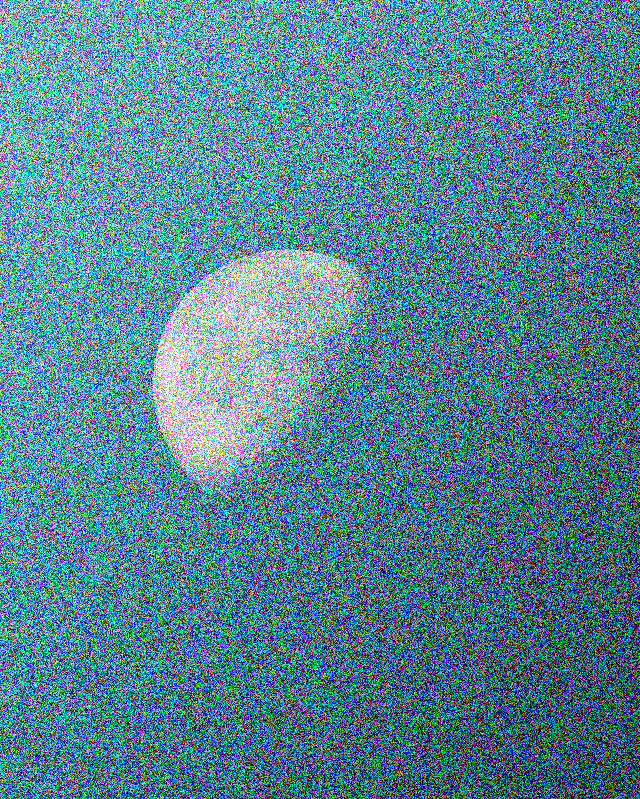
#> input picture SciPy/moon.png, 640 x 799 px
$ jupyter execute --allow-errors SciPy.ipynb
#> lines starting #> are read from the running program, lines starting #| are printed output that depends on the picture
Bitte gehen Sie sicher, dass das Notebook komplett durchläuft bevor Sie die Lösung einreichen!.
Wählen Sie dazu **Kernel -> Restart & Run All**

Füllen Sie alle Stellen aus, an denen Sie `Your Code HERE` oder "YOUR ANSWER HERE" finden. Schließlich tragen Sie Ihren Namen ein in der nächsten Zelle ein.

[cell 1]
NAME = "Florian Krax"

---

# Das SciPy Paket
Eine große Sammlung an verschiedensten Funktionalitäten. Die folgenden Übungen sollen ein wenig auf diese aufmerksam machen.

## Die Submodule
Im folgenden werden die einzelnen Module von SciPy geladen. Nutzbar sind sie dann z.B. mit:
```Python
integrate.quad()
```

[cell 2]
from scipy import integrate, optimize, interpolate, linalg, ndimage
import numpy as np
import matplotlib.pyplot as plt
from mpl_toolkits.mplot3d import Axes3D

NumPy wird verwendet um einfach Daten zu erzeugen. Mit der Matplotlib können die Ergebnisse dargestellt werden.

# Aufgabe 1 - Integration
Mit SciPy können zwei grundlegend verschiedene Arten von Integration verwendet werden. Die diskrete Integration und die Integration von Funktionen.

## a - Diskrete Integration
Oft sind nur diskrete Werte, z.B. bei der Messung von Versuchsreihen bekannt. Dafür werden die Funktionen
```Python
integrate.trapz()
integrate.cumtrapz()
integrate.simps()
integrate.romb()
```
verwendet. Nutzen Sie alle vier Funktionen für folgende Daten:

[cell 3]
x_points = np.linspace(0, 10, 10)
y_points = np.array([1.0, 0.1736, -0.9397, -0.5, 0.766, 0.766, -0.5, -0.9397, 0.1736, 1.0])

[cell 4]
# YOUR CODE HERE
trapz = integrate.trapz(x=x_points, y=y_points)
cumtrapz = integrate.cumtrapz(x=x_points, y=y_points)
simps = integrate.simps(y=y_points, x=x_points)
romb = integrate.romb(y=y_points[0:9], dx = float(10)/9)

[cell 5]
assert round(trapz, 5) == -0.00022
#> (the rest of this cell did not finish here and is left out)

Wie unterscheiden sich die Ergebnisse der verschiedenen Integrationsfunktionen, wann ist welche Funktion sinnvoll?

Verschiedenen Integrationverfahren
- Trapez/ "Composite" Trapez -> Annährung der Integration durch Flächeninhalten von Trapzen unterhalb der Funktion
- Simpson -> Annährung des Integrals durch eine Parabel
- Rombard Integration ???

## b - Integration von Funktionen
Ist eine Funktion bekannt, kann auch direkt über diese integriert werden. Dafür werden in der Regel die Funktionen
```Python
integrate.quad()
integrate.dblquad()
itegrate.tplquad()
```
verwendet, je nach Anwendungsfall. Lösen Sie nun folgende Gleichung:
$i = \int_0^1 \mathrm{d}y \int_0^y \mathrm{d}x x^2 \cdot y$

[cell 6]
# YOUR CODE HERE
f= lambda x,y: x**2 * y

i, err = integrate.dblquad(f, 0,1, lambda x:0, lambda x:x)

[cell 7]
assert round(i, 5) == round(1 / 15,5)

## Aufgabe 2 - Optimization
Das `optimize` Paket hat viele Anwendungsfälle, die Auffälligste ist `curve_fit`. Abgesehen davon gibt es jedoch viele weitere spannende Anwendungsfälle, die namensgebende Optimierung geht doch deutlich weiter als die Kurvenanpassung.

### Kurvenanpassung
Eine der wichtigesten Anwendungsfälle, das Fitten von Kurven an gegebene Daten. Es können beliebige Funktionen an beliebige Daten gefittet werden. Passen Sie die Funktion
$f(x) = a \cdot x^3 + b \cdot x + c \cdot \cos(d \cdot x)$
an die folgenden Daten an:

[cell 8]
x_points = np.linspace(-3, 3, 40)
y_points = [-12.561, -3.08, -5.288, -3.27, -3.005, -1.073, 0.076, -2.791, -0.578, -0.402, 4.889, -0.558,
            2.549, -0.645, 2.255, 0.747, 2.181, 5.982, 0.468, 5.099, -1.009, 3.045, 2.104, 1.116, -0.6,
            -2.166, -4.026, -5.148, -9.304, -10.621, -6.754, -3.028, -8.143, -2.574, -0.422, 2.701, 7.793,
            10.045, 7.882, 16.227]

[cell 9]
# YOUR CODE HERE
f = lambda x, a, b,c,d: a * x**3 + b * x + c * np.cos(d*x)

p, pcov = optimize.curve_fit(f, x_points, y_points)

p

Speichern Sie für den automatischen Test die Werte für `a, b, c, d` in die Variable `p` als
```Python
p = [a, b, c, d]
```

[cell 10]
p

Stellen Sie in einem Plot die Datenpunkte und den Fit dar.

[cell 11]
# YOUR CODE HERE
length = len(x_points)
a = np.full((length,), p[0])
b = np.full((length,), p[1])
c = np.full((length,), p[2])
d = np.full((length,), p[3])
value = f(x_points, a, b, c, d)

plt.plot(x_points, y_points, color='b', linestyle='None', marker='x')
plt.plot(x_points, value, color='b')
plt.show()
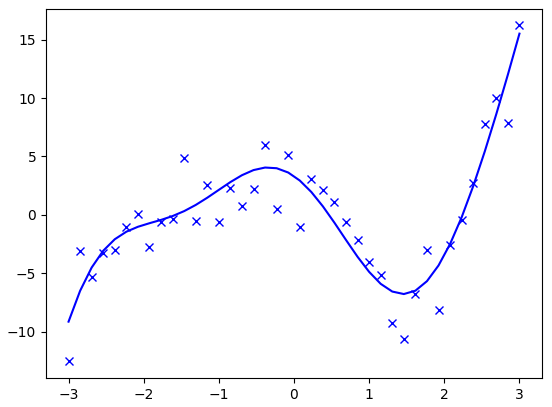
#> figure drawn by matplotlib, 1 panel; curve peaks at x = 3, y = 16.23; curve peaks at x = 3, y = 15.52

## Aufgabe 3 - Interpolation
Mit Interpolation wird es möglich Datensätze auf neue Punkte zu erweitern. Es gibt eine große Menge an Anwendungsmöglichkeiten, wobei aber auch immer auf die richtige Anwendung geachtet werden sollte.

### a - 1-D Interpolation
Im einfachsten Fall mit einer Dimension kann man sich die verschiednen Optionen betrachten. Berechnen Sie eine
* lineare
* quadratische
* kubische

Interpolation der folgenden Daten:

[cell 12]
x_points = np.linspace(-2, 2, 8)
y_points = np.array([0.38, 1.9481, 0.3256, -1.7719, -2.9082, -2.9266, -2.9498, -5.38])
x_plot = np.linspace(-2, 2, 200)

linear = interpolate.interp1d(x_points, y_points, kind='linear')
qadratic = interpolate.interp1d(x_points, y_points, kind='quadratic')
cubic = interpolate.interp1d(x_points, y_points, kind='cubic')

Stellen Sie alle 3 Interpolationsmöglichkeiten in einem Plot dar und nutzen Sie `x_plot` für die x-Werte des Graphen.

[cell 13]
# YOUR CODE HERE

plt.plot(x_plot, linear(x_plot), label = "Linear")
plt.plot(x_plot, qadratic(x_plot), label = "Quadratisch")
plt.plot(x_plot, cubic(x_plot), label = "Kubisch")
plt.plot(x_points, y_points, linestyle='None', color='black', marker='x')
plt.legend()
plt.show()
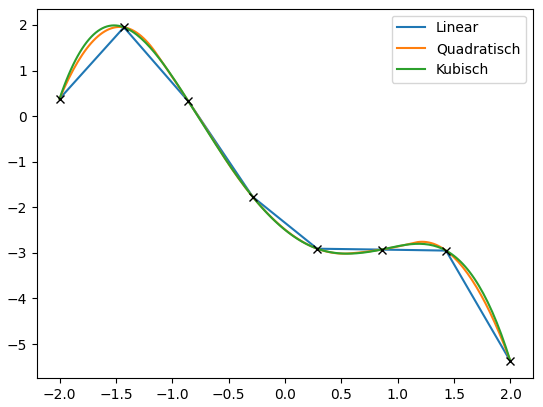
#> figure drawn by matplotlib, 1 panel; curve peaks at x = -1.44, y = 1.92; curve peaks at x = -1.46, y = 1.96; curve peaks at x = -1.52, y = 1.99

### b - 2-D Datensätze
Das ganz lässt sich auch problemlos in 2 Dimensionen verwenden. Hier können z.B. zusätzliche Punkte für die Bilddarstellung errechnet werden. Vor allem können aber Datensätze, die nicht auf einem Gitter basieren auf ein solches interpoliert werden.

[cell 14]
points = [[0.038, 1.707], [-0.469, -2.031], [-1.89, 0.23], [-3.05, -1.691], [2.835, -1.685], [3.697, 0.209],
          [4.643, 2.875], [-0.389, -2.988], [-1.159, -4.598], [-4.748, -2.183], [4.777, -2.988],
          [-2.313, -4.467], [-3.386, 0.968], [4.098, -0.859], [1.852, 1.741], [-1.279, -0.837],
          [2.018, -4.945], [0.974, -4.908], [1.951, -4.355], [3.558, -2.084], [-2.694, -3.296],
          [1.997, 0.255], [2.402, -1.528], [4.349, 3.802], [4.91, -2.103], [-1.709, 0.096], [-1.28, 1.357],
          [-1.639, 2.765], [-3.392, -4.457], [-2.028, 1.585], [-3.985, 0.135], [0.023, -0.524],
          [-0.033, 3.967], [-3.867, 0.223], [-3.986, -4.924], [-4.333, 1.617], [-0.558, -4.008],
          [-3.794, -4.278], [-3.315, 3.783], [2.153, 0.521], [-4.624, -2.78], [3.974, 4.713],
          [-3.991, 3.727], [-0.312, -0.263], [-1.012, 2.597], [2.344, -3.479], [0.565, -0.039],
          [-3.993, -4.057], [1.216, -3.822], [-3.584, -3.636], [-1.898, -2.769], [4.643, 4.015],
          [3.875, -3.351], [-1.853, 3.692], [-4.229, -4.745], [2.182, -3.34], [-3.27, 4.909],
          [-1.267, -0.892], [-2.916, 0.546], [-1.601, -1.945], [-1.373, -2.899], [-0.362, 2.788],
          [0.637, -2.664], [4.537, -0.281], [4.033, 4.851], [3.963, 0.835], [2.331, -2.966], [3.165, 4.678],
          [-4.865, -2.467], [1.634, 4.091], [-3.305, -0.509], [3.449, -4.721], [1.837, -3.851],
          [4.077, -2.891], [-0.36, -3.79], [-2.855, 4.334], [-4.232, -1.513], [3.523, -2.701],
          [3.637, -3.421], [-2.277, 1.645], [-1.758, 0.255], [-4.847, 1.499], [4.855, 0.331],
          [-2.227, -1.455], [2.605, 1.883], [1.339, -1.142], [-4.036, 2.452], [2.741, -2.258],
          [-3.939, 2.467], [1.528, 4.501], [-1.533, 0.113], [-4.897, -3.676], [-2.512, -4.132],
          [-2.215, -4.591], [1.95, 0.833], [4.72, 2.338], [0.777, -2.38], [-1.16, 1.33], [-0.149, -4.46],
          [2.495, 1.589]]
values = [0.089, 0.67, -2.096, -1.869, 1.378, 3.567, -2.252, 1.104, 4.984, -4.371, 3.348, 4.715, -2.762,
          4.428, 2.866, -0.367, -6.042, -4.813, -5.157, 2.639, 1.635, 2.213, 0.703, -4.963, 4.499, -1.802,
          -2.297, -3.065, 0.969, -2.846, -3.875, 0.01, -0.119, -3.695, -0.58, -1.489, 2.357, -0.557, 1.696,
          2.516, -3.601, -6.296, 3.949, -0.229, -2.475, -2.883, 0.544, -1.287, -3.99, -0.679, 2.27, -5.971,
          1.839, -3.042, -1.162, -2.952, 3.158, -0.292, -2.93, 1.042, 2.676, -1.052, -1.433, 4.769, -6.816,
          3.011, -1.945, -2.31, -4.049, 3.336, -3.282, -1.022, -4.352, 2.837, 1.448, 0.379, -4.419, 1.777,
          1.122, -2.801, -1.995, -2.063, 4.462, -0.511, 2.496, 0.016, 0.547, 0.29, 0.461, 3.537, -1.644,
          -2.321, 3.626, 5.139, 2.557, -0.491, -1.379, -2.132, 0.754, 2.705]

Stellen Sie die Daten in einem 2D Plot da. Nutzen Sie die Interpolation um die benötigten Daten zu berechnen.

[cell 15]
# YOUR CODE HERE

# Ich verwende hier eine 3D Darstellung. Wie man im Chart sieht sind die Values nur von Y abhängig. Somit würde auch eine darstellung Z über Y funktionieren. Welche dann nur 2D wäre
points = np.array(points)
zeros = np.zeros(len(values))

#> (the rest of this cell did not finish here and is left out)

## Aufgabe 4 - Lineare Algebra
Viele Verfahren beruhen auf dem Lösen von Gleichungssystemen, etwa das Knotenpotentialverfahren für die Lösung von elektrischen Schaltungen oder die Finite Elemente Methode für die Lösung von schwierigen partiellen Differentialgleichungen, etwa in der Strömungsmechanik. Mit `linalg` steht auch hier ein Modul zur Verfügung.

### a - Lösen von Gleichungssystemen

Lösen Sie das Gleichungssystem

$A x = b$

für $b = [1, 0, 0, 2]$ und $A = \begin{pmatrix} 1 & 0 & 0 & 0 \\
-1 & 2 & -1 & 0 \\
0 & -1 & 2 & -1 \\
0 & 0 & 0 & 1\end{pmatrix}$

nach $x$ auf.

[cell 16]
# YOUR CODE HERE
A = np.array([[1,0,0,0], [-1,2,-1,0], [0,-1,2,-1], [0,0,0,1]])
b = np.array([1,0,0,2])
x = np.linalg.solve(A,b)
x

[cell 17]
assert np.array_equal(np.round(x, 5), [1., 1.33333, 1.66667, 2.])

### b - Diverse andere Funktionen
Es findet sich noch eine große Sammlung an anderen nützlichen Funktionen, berechnen Sie für die Matrix $A$ aus der vorherigen Aufgabe die
* inverse Matrix `inverse_matrix`
* Determinante `det_matrix`
* Eigenvektoren `eig_values`
* Eigenwerte `eig_vectors`

[cell 18]
# YOUR CODE HERE
inverse_matrix = linalg.inv(A)
det_matrix = linalg.det(A)
eig_values, eig_vectors = linalg.eig(A)
eig_values

[cell 19]
assert np.array_equal(np.round(inverse_matrix, 5),
                      [[1., 0., 0., -0.], [0.66667, 0.66667, 0.33333, 0.33333],
                       [ 0.33333, 0.33333, 0.66667, 0.66667], [0., 0., 0., 1.]])
assert det_matrix == 3
assert np.array_equal(eig_values, [3., 1., 1., 1.])
assert np.array_equal(np.round(eig_vectors, 5), [[ 0., 0., 0., 0.],
                                                 [-0.70711, 0.70711, 0.70711, 0.70711],
                                                 [ 0.70711, 0.70711, 0.70711, 0.70711],
                                                 [ 0., 0., 0., 0.]])

## Aufgabe 5 - Glättung
Manchmal sind Daten stark verrauscht, dann hilft eine Glättung. Hier bietet SciPy eine Menge Möglichkeiten, jetzt beschränken wir uns jedoch auf `gaussian_filter1d` und `gaussian_filter` aus dem `ndimage` Modul

### a - Der 1D Fall
Glätten Sie und stellen Sie dar für $\sigma=0.5$, $\sigma=1.5$ und $\sigma=5$

[cell 20]
# YOUR CODE HERE
np.random.seed(280490)
plt.figure(num=None, figsize=(8, 6), dpi=150, facecolor='w', edgecolor='k')
x = np.random.randn(101).cumsum()
y05 = ndimage.gaussian_filter1d(x, 0.5)
y15 = ndimage.gaussian_filter1d(x, 1.5)
y5 = ndimage.gaussian_filter1d(x, 5)
plt.plot(x, 'k', label='original data')
plt.plot(y05, '--', label='filtered, sigma=0.5')
plt.plot(y15, ':', label='filtered, sigma=1.5')
plt.plot(y5, '-.', label='filtered, sigma=5')
plt.legend()
plt.grid()
plt.show()
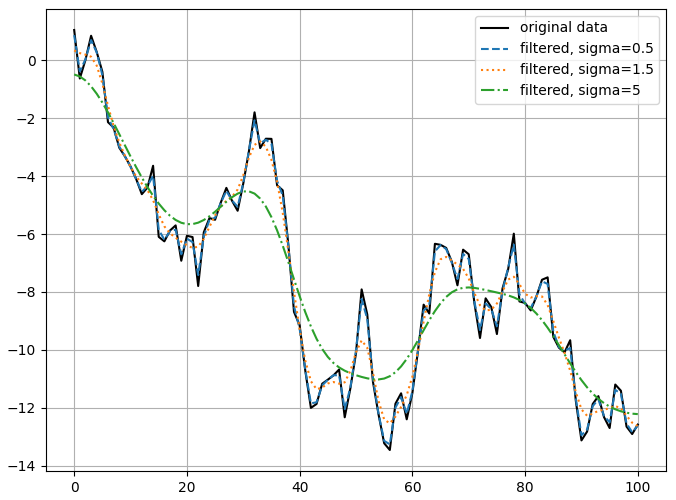
#> figure drawn by matplotlib, 1 panel; curve peaks at x = 0, y = 1.05; curve peaks at x = 0, y = 0.874; curve peaks at x = 0, y = 0.345

### b - Der 2D Fall
Verrauschte Bilder können durch einen Gaußfilter wieder klarer werden, wobei auch ein starker weichzeichnender Effekt auftritt. Gegeben ist das Bild `moon.png` nutzen Sie einen Gaußfilter um das Rauschen zu reduzieren. Können Sie die blaue Farbe des Himmels wiederherstellen?

[cell 21]
im = plt.imread('moon.png')
#> im is the input picture: shape (799, 640, 4) float32; mean R, G, B, A 0.339, 0.512, 0.572, 1
plt.imshow(im)
plt.show()

[cell 22]
# YOUR CODE HERE
result = ndimage.gaussian_filter(im, sigma=1.1)
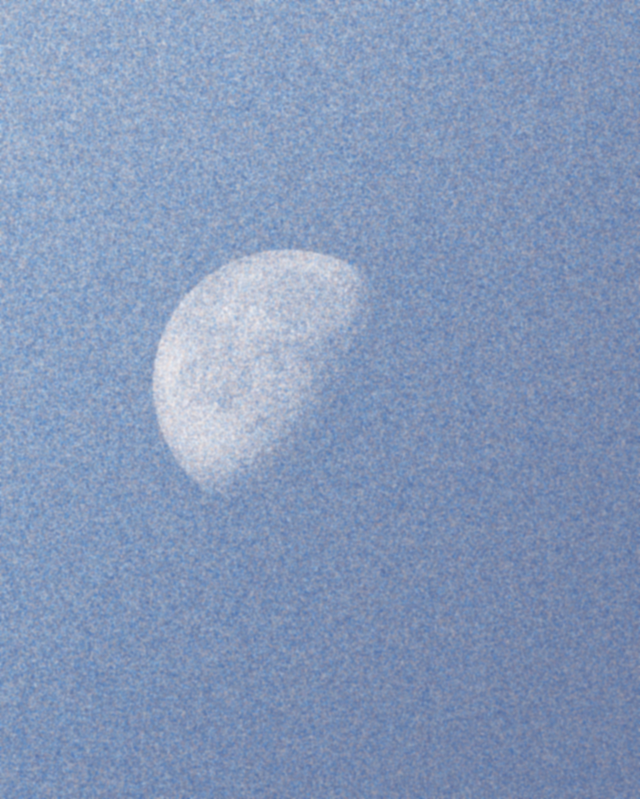
#> result: shape (799, 640, 4) float32; mean R, G, B, A 0.417, 0.511, 0.672, 0.823; transparent parts drawn white
plt.imshow(result)
plt.show()
